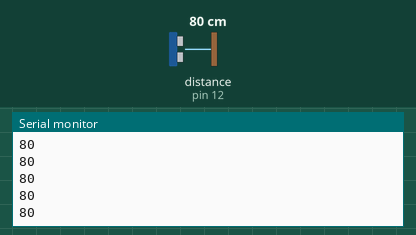
This sketch was run on a simulated Arduino Uno, built with avr-gcc and run on an emulated ATmega328P. Shown: the last lines printed to the serial monitor. Wiring (inferred from the names in the program): ultrasonic range finder: trigger pin 13; echo pin 12. The test bench sets the inputs (shaded band); at power-on: distance to the obstacle (sensor on pin 12) 80 cm. The echo pulse lasts 58.3 µs per cm.

Above: at 1.2 s.
1.3 s: distance to the obstacle (sensor on pin 12) set to 2 cm
At 1.37 s:
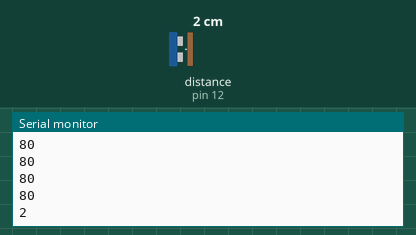
2.8 s: distance to the obstacle (sensor on pin 12) set to 4 cm
At 2.89 s:
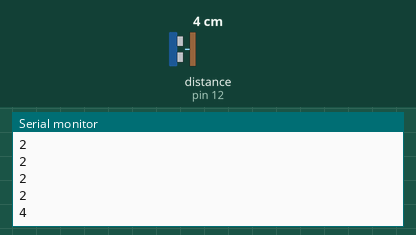
Timing chart, 0 to 5.8 s (numbered marks = the images above; inputs shaded):
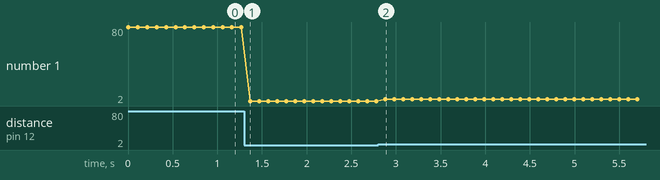

Measured:
- after the input at 1.3 s, the serial monitor: prints a new line after 0.07 s (image 1)
- after the input at 2.8 s, the serial monitor: prints a new line after 0.08 s (image 2)
- plotted number 1: 80 → 2 after the input at 1.3 s, 2 → 4 after the input at 2.8 s

The sketch:

Reading_Ultrasonic.pde
```cpp
// this constant won't change:
const int  EchoPin = 12;    // the pin that the pushbutton is attached to
const int TrigPin = 13;       // the pin that the LED is attached to

// Variables will change:

     // previous state of the button

void setup() {
  // initialize the echo pin as a input:
  pinMode(EchoPin, INPUT);
  // initialize the trig pin as an output:
  pinMode(TrigPin, OUTPUT);
  // initialize serial communication:
  Serial.begin(9600);
}


void loop() {
  digitalWrite(TrigPin, HIGH);
  delayMicroseconds(10);
  digitalWrite(TrigPin, LOW);
  while(digitalRead(EchoPin)==LOW){

    }
  long start;
  long endTime;
  start = micros();
  while(digitalRead(EchoPin)==HIGH){

    }
  endTime = micros();
  Serial.println((endTime-start)/58);
  delay(100);
}
```
